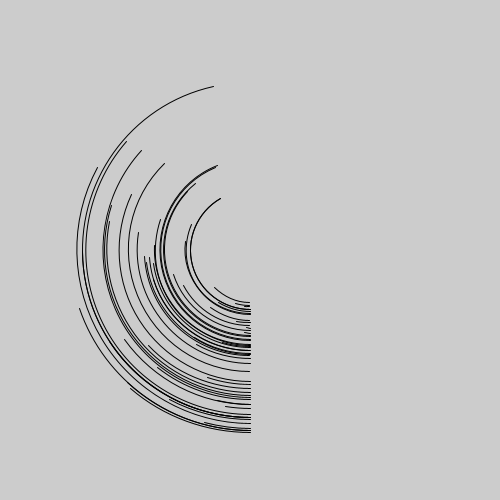
Frame 1 (no input)
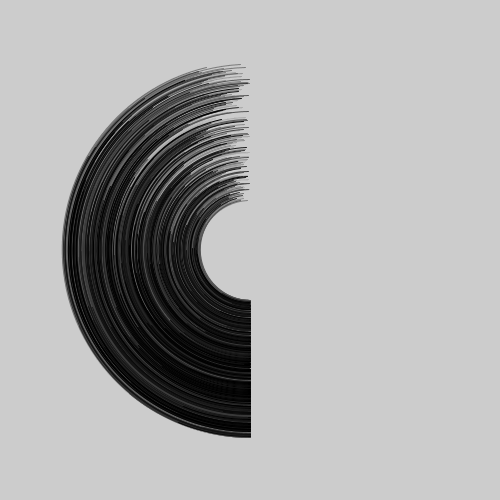
Frame 60 (the mouse pressed at the canvas centre just before this capture)
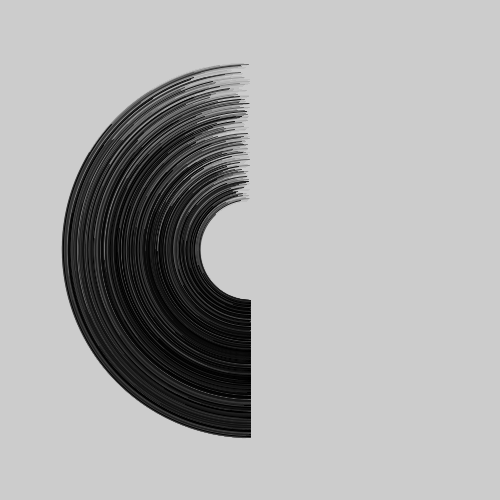
Frame 120 (the mouse held since frame 60 and released just before this capture)

The Processing sketch that drew these frames (run headless with seeded random() and noise(); from frame 60 on, the mouse is pressed at the canvas centre):

// Processing sketch: processing_139074
// ── processing_139074.pde

int num = 50;

void setup() {
  size(500, 500);
}

void draw() {
  fill(200, 10);
  noStroke();
  rect(0, 0, width, height);

  float ox = width*.5;
  float oy = height*.5;

  for (int i=0; i<num; i++) {
    float radius = random(width/5, width*.75);
    noFill();
    stroke(0);
    arc(ox, oy, radius, radius, PI/2, PI/2+random(PI));
  }
}
